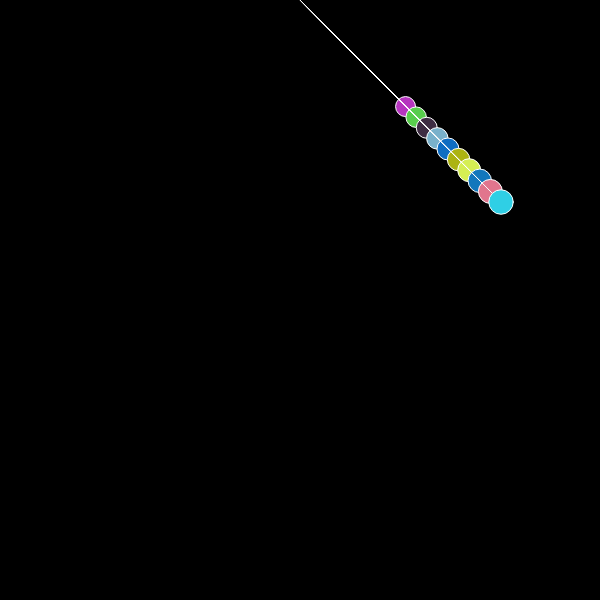
Frame 1 (no input)
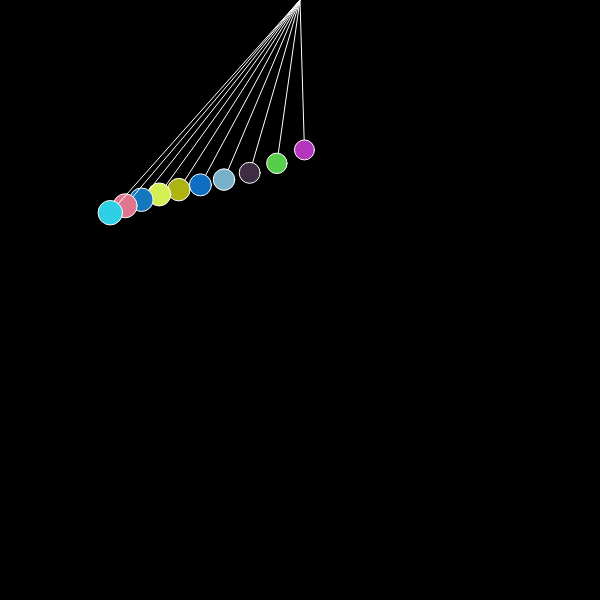
Frame 60 (no input)
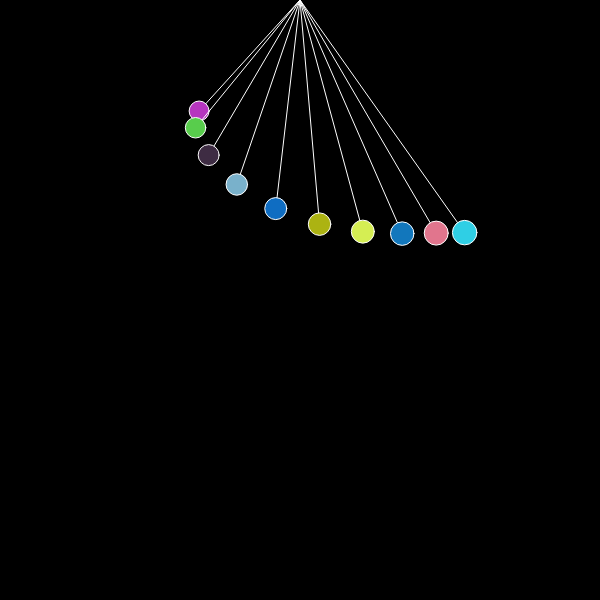
Frame 120 (the mouse pressed at the canvas centre since frame 60)

The p5.js sketch that drew these frames (run headless with seeded random() and noise() and a simulated clock; from frame 60 on, the mouse is pressed at the canvas centre):

// p5.js sketch
// ── sketch.js
// series of pendulums
// NOT FINISHED (and I'm stuck)
// want all the pendulums to swing in this pattern
// https://www.youtube.com/watch?v=qMq-zd6hguc&index=1&list=PLRqwX-V7Uu6bR4BcLjHHTopXItSjRA7yG
// how?
// appears to have a complex mathmatical formula
// https://en.wikipedia.org/wiki/Pendulum_(mathematics)
// d^2(angle)/dt^2 + g/l*sin(angle) = 0
// second derivative of the angle divided by derivative of t (what is t?) + gravity/length*sin(angle)
// may make more sense to use a library

let pendulums = [];
let origin;
let armLength;
let angle; // used to calculate position, as well as force of gravity
let size;
let col;


function setup() {
	createCanvas(600, 600);
	origin = createVector(width/2, 0);
	armLength = 150;
	size = 20;
	for (let i = 0; i < 10; i++) {
		col = color(random(255), random(255), random(255));
		angle = PI / 4; // offset
		let startingX = origin.x + (armLength * sin(angle));
		let startingY = origin.y + (armLength * cos(angle));
		pendulums.push(new Pendulum(startingX, startingY, angle, armLength, size, col));
		armLength += 15;
		size += 0.5;
	}
}

function draw() {
	background(0);

	for (let i = 0; i < pendulums.length; i++) {
		pendulums[i].applyForce();
		pendulums[i].display();
	}
}

class Pendulum {
	constructor(x, y, ang, armLen, round, col) {
		this.loc = createVector(x, y);
		this.angle = ang;
		this.angVel = 0; // angular velocity
		this.angAcc = 0; // angular acceleration
		this.armLen = armLen;
		this.round = size;
		this.col = col;
	}

	applyForce() {
		this.gravity = -sin(this.angle); // F(pend) = G * mass * sin(angle)
		// A = F*M -> thus, A(pend) = F(pend) / mass -> thus, A(pend) = G * sin(angle)/mass (as you see from the series of equations, mass cancels itself out, which is why it is not included in calculations)
		this.angAcc = this.gravity / this.armLen;
		this.angVel += this.angAcc;
		this.angle += this.angVel;
		this.loc.x = origin.x + (this.armLen * sin(this.angle));
		this.loc.y = origin.y + (this.armLen * cos(this.angle));
	}

	display() {
		stroke(255);
		fill(this.col);
		line(origin.x, origin.y, this.loc.x, this.loc.y);
		ellipse(this.loc.x, this.loc.y, this.round, this.round);
		this.angVel *= 0.999;
	}
}
